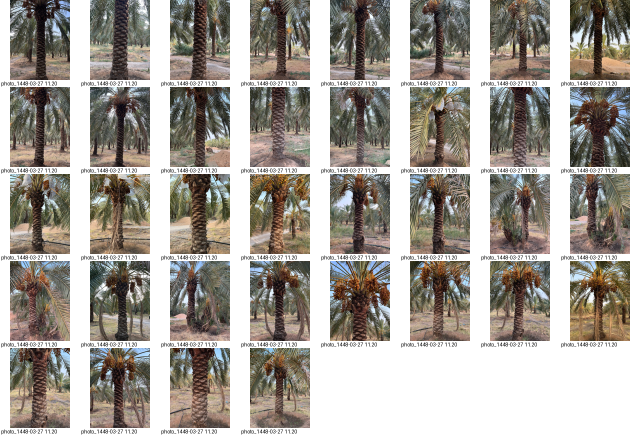
#> input picture reports/check_biggest_healthy_group.png, 1280 x 870 px (shown at 1/2 size); its folder holds only this picture in this run
$ python -i probe.py   (imports and definitions only)
#> lines starting #> are read from the running program, lines starting #| are printed output that depends on the picture
### src/palmscreen/preprocess.py
"""Single source of truth for image preprocessing.

Both training and the FastAPI server import from this module. Nothing else is
allowed to resize, normalize or decode images. The `PreprocessSpec` is persisted
inside the inference bundle so the server reproduces training byte-for-byte.

Test coverage: tests/test_preprocess_parity.py
"""

from __future__ import annotations

import io
from dataclasses import asdict, dataclass, field
from pathlib import Path
from typing import Any, Union

from PIL import Image, ImageOps

# Decompression-bomb guard. PIL's default is ~89M pixels; we are stricter.
Image.MAX_IMAGE_PIXELS = 80_000_000

IMAGENET_MEAN = [0.485, 0.456, 0.406]
IMAGENET_STD = [0.229, 0.224, 0.225]

# PIL resampling filter names -> enum. Stored by name so the bundle stays JSON.
_INTERPOLATIONS = {
    "bilinear": Image.Resampling.BILINEAR,
    "bicubic": Image.Resampling.BICUBIC,
    "lanczos": Image.Resampling.LANCZOS,
    "nearest": Image.Resampling.NEAREST,
}


@dataclass
class PreprocessSpec:
    """Everything needed to turn raw bytes into a model-ready tensor."""

    image_size: int = 224
    resize_shorter_to: int = 256  # resize shorter side, then center crop
    mean: list = field(default_factory=lambda: list(IMAGENET_MEAN))
    std: list = field(default_factory=lambda: list(IMAGENET_STD))
    interpolation: str = "bilinear"
    apply_exif_transpose: bool = True
    color_mode: str = "RGB"

    def to_dict(self) -> dict:
        return asdict(self)

    # [10 lines left out: functions from_dict, pil_interpolation, not called in this run]


def load_image(source: Union[str, Path, bytes, io.BytesIO]) -> Image.Image:
    """Decode an image from a path or raw bytes.

    Raises PIL.UnidentifiedImageError (or OSError) on corrupt input; callers
    are expected to handle that and report the file as unreadable.
    """
    if isinstance(source, (str, Path)):
        img = Image.open(source)
#> img is the input picture: PIL image 1280x870 RGB; mean R, G, B 166, 160.6, 153.6
    elif isinstance(source, bytes):
        img = Image.open(io.BytesIO(source))
    elif isinstance(source, io.BytesIO):
        img = Image.open(source)
    else:
        raise TypeError(f"Unsupported image source type: {type(source)!r}")
    img.load()  # force full decode so truncated files fail here, not later
    return img


# [49 lines left out: functions prepare_pil, to_tensor, not called in this run]


def preprocess(source: Any, spec: PreprocessSpec):
    """Full deterministic path: raw source -> normalized tensor (CHW)."""
    return to_tensor(prepare_pil(load_image(source), spec), spec)

### src/palmscreen/probe.py
"""Shortcut probes.

If a linear model on average colour, or on an 8x8 thumbnail, or on nothing but
the file's dimensions, separates your classes as well as the trained network
does, then the network is not detecting disease. It is detecting how the two
sets of photographs were produced.

These probes deliberately destroy fine detail. Frond lesions, weevil damage and
crown texture cannot survive an 8x8 greyscale downsample. Whatever still
separates the classes after that is not the disease.

Run on development data only, using the folds from the split manifest, so the
numbers are directly comparable to the CV numbers from `palmscreen crossval`.

    palmscreen probe --config configs/effnet_b0.yaml
"""

from __future__ import annotations

import json
import time
from pathlib import Path
from typing import Dict, List, Optional, Tuple

import numpy as np
import pandas as pd
from PIL import Image

from .config import Config
from .metrics import ranking_metrics
from .preprocess import load_image
from .splits import load_manifest

PROBES = ("mean_rgb", "colour_histogram", "tiny_greyscale_8x8", "acquisition_metadata")


def _image_features(path: str) -> Dict[str, np.ndarray]:
    """Every probe feature for one image, computed in a single decode."""
    img = load_image(path)
    size_bytes = Path(path).stat().st_size
    width, height = img.size
#> width = 1280; height = 870
    rgb = img.convert("RGB")

    small = np.asarray(rgb.resize((64, 64), Image.Resampling.BILINEAR), dtype=np.float32)
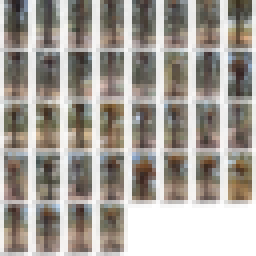
#> small: shape (64, 64, 3) float32 (shown 4 times larger); mean R, G, B 165.9, 160.5, 153.5
    mean_rgb = small.reshape(-1, 3).mean(axis=0)
#> mean_rgb = [165.9, 160.5, 153.5]

    hist = np.concatenate([
        np.histogram(small[..., c], bins=16, range=(0, 255), density=True)[0]
        for c in range(3)
    ])
#> hist = 48 values, max 0.0118 at index 15, min 0 at index 0, mean 0.00392

    tiny = np.asarray(
        rgb.convert("L").resize((8, 8), Image.Resampling.BILINEAR), dtype=np.float32
    ).flatten() / 255.0
#> tiny = 64 values, max 1 at index 61, min 0.49 at index 0, mean 0.629

    acquisition = np.array([
        width, height, width / max(height, 1), size_bytes / 1000.0,
        width * height / 1e6,
    ], dtype=np.float32)
#> acquisition = [1280, 870, 1.47, 1671.6, 1.11]

    return {
        "mean_rgb": mean_rgb,
        "colour_histogram": hist,
        "tiny_greyscale_8x8": tiny,
        "acquisition_metadata": acquisition,
    }


# [236 lines left out: functions _build_matrices, _oof_scores, _verdict, run_probes, _interpretation, _print_report, not called in this run]

>>> result = _image_features('../../reports/check_biggest_healthy_group.png')
#> result = 4 items
